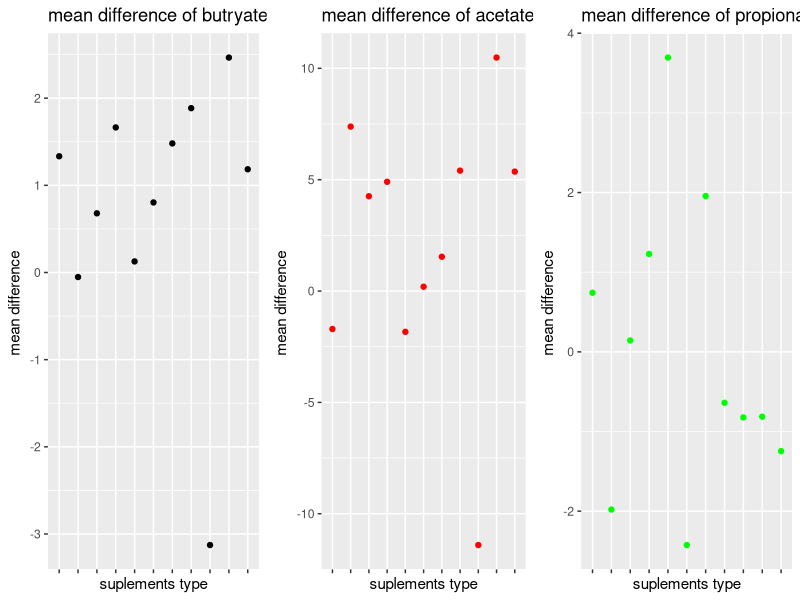
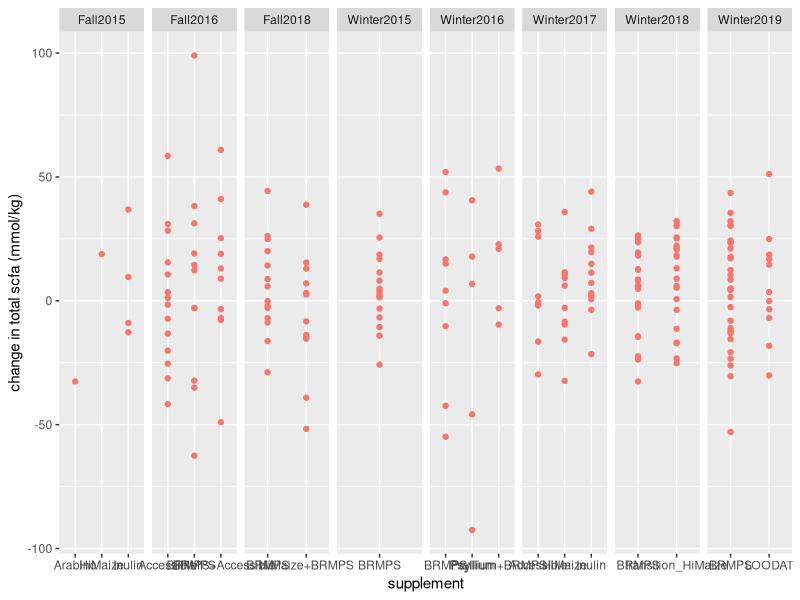
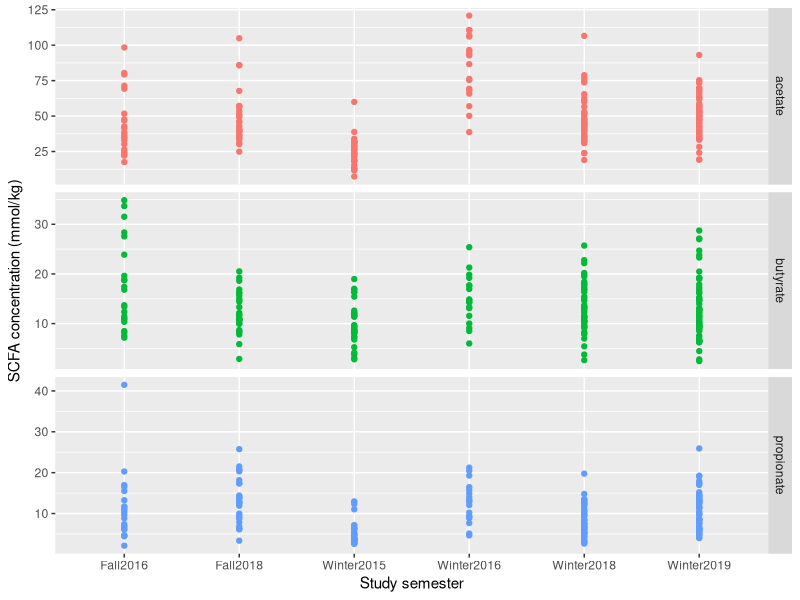

R code for these plots, in order: (Note: this script raises an error after producing the figures.)
## ---- chunk 1
knitr::opts_chunk$set(echo = TRUE)
knitr::opts_knit$set(root.dir = "~/Documents/UMich_Bio201_F19/")
## ---- chunk 2
library(tidyverse)
library(readxl)
library(cowplot)
set.seed(7)
## ---- chunk 3
scfa_data <- read_delim(file = "Lab3/curated_data/scfa_indv_qc.txt",
                        delim = "\t", col_names = TRUE, trim_ws = TRUE, 
                        na = c("", "NA")) 
scfa_wkly_qc2 <- read_delim(file="Lab3/curated_data/scfa_wkly_qc2.txt",  delim = "\t", col_names = TRUE, trim_ws = TRUE, 
                        na = c("", "NA")) %>%
  rename_all(tolower)

## ---- chunk 4
scfa_data %>%
  group_by(semester) %>%
  summarize(mean_butyrate = mean(butyrate_mmol_kg, na.rm = TRUE))
## ---- chunk 5
scfa_data %>%
  group_by(semester, supplement_consumed) %>%
  summarize(mean_butyrate = mean(butyrate_mmol_kg))
## ---- chunk 6
scfa_data %>%
  #filter(!is.na(butyrate_mmol_kg)) %>%
  group_by(semester, supplement_consumed) %>%
  summarize(mean_butyrate = mean(butyrate_mmol_kg, na.rm = TRUE))
## ---- chunk 7
scfa_data %>%
  filter(!is.na(butyrate_mmol_kg)) %>%
  group_by(semester, supplement_consumed) %>%
  summarize(mean_butyrate = mean(butyrate_mmol_kg)) %>%
  head()
## ---- chunk 8
scfa_data %>%
 filter(!is.na(butyrate_mmol_kg)) %>%
  group_by(semester, supplement_consumed) %>%
  summarize(mean_butyrate = mean(butyrate_mmol_kg), 
            sd_butyrate = sd(butyrate_mmol_kg), 
            n_butyrate = n())
## ---- chunk 9
scfa_data %>%
  filter(!is.na(butyrate_mmol_kg)) %>%
  group_by(semester, supplement_consumed) %>%
  summarize(mean_butyrate = mean(butyrate_mmol_kg), 
            sd_butyrate = sd(butyrate_mmol_kg), 
            n_butyrate = n()) %>%
  arrange(-mean_butyrate) #drop "-" to put lowest first 
## ---- chunk 10
# write code here
scfa_data %>%
  group_by(semester, supplement_consumed) %>%
  summarize(mean_butyrate = mean(butyrate_mmol_kg, na.rm = TRUE), mean_acetate = mean (acetate_mmol_kg, na.rm = TRUE), mean_propionate = mean(propionate_mmol_kg, na.rm = TRUE))

## ---- chunk 11
scfa_wkly_qc2 %>%
  spread(key = study_week, value = butyrate_mean)
## ---- chunk 12
scfa_wkly_qc2 %>%
  select(participant_id, semester, supplement_consumed, study_week, butyrate_mean) %>% #keep only columns of interest
  filter(study_week == "week1" | study_week == "week3") %>% #keep only weeks of interest
  spread(study_week, butyrate_mean) #widen data frame
## ---- chunk 13
butyrate_wide <- scfa_wkly_qc2 %>%
  select(participant_id, semester, supplement_consumed, study_week, butyrate_mean) %>% #drop extra columns
  filter(study_week == "week1" | study_week == "week3") %>% #drop extra weeks
  spread(study_week, butyrate_mean) %>% #convert to wide format
  na.omit(week1, week3) %>% #drop NAs from select columns
  mutate(delta_butyrate = week3 - week1) #calculate difference 

head(butyrate_wide)
## ---- chunk 14
# copy+paste and edit code chunk for acetate
acetate_wide <- scfa_wkly_qc2 %>%
  select(participant_id, semester, supplement_consumed, study_week, acetate_mean) %>% 
  filter(study_week == "week1" | study_week == "week3") %>% 
  spread(study_week, acetate_mean) %>% 
  na.omit(week1, week3) %>% 
  mutate(delta_acetate = week3 - week1) 
head(acetate_wide)
## ---- chunk 15
# copy+paste and edit code chunk for propionate
propionate_wide <- scfa_wkly_qc2 %>%
  select(participant_id, semester, supplement_consumed, study_week, propionate_mean) %>% 
  filter(study_week == "week1" | study_week == "week3") %>% 
  spread(study_week, propionate_mean) %>% 
  na.omit(week1, week3) %>% 
  mutate(delta_propionate = week3 - week1) 
head(propionate_wide)
## ---- chunk 16
# write code here
mean_but<- butyrate_wide %>%
group_by(supplement_consumed) %>%
summarise(mean_difference_but = mean(delta_butyrate))
## ---- chunk 17
# copy+paste and edit code chunk for acetate
mean_act <- acetate_wide %>%
group_by(supplement_consumed) %>%
summarise(mean_difference_ace = mean(delta_acetate))

## ---- chunk 18
# copy+paste and edit code chunk for propionate
mean_prop  <- propionate_wide %>%
group_by(supplement_consumed) %>%
summarise(mean_difference_prop = mean(delta_propionate))
## ---- chunk 19
# copy+paste and edit code chunks for plots
plot_f_but <- mean_but %>%
   ggplot(aes(x = supplement_consumed, 
             y = mean_difference_but)) +
    geom_point(color = "black") +
    labs(title = "mean difference of butryate",
         x = "suplements type",
         y = "mean difference ") +
    theme(axis.text.x = element_blank(),
          legend.position = "none")

plot_f_act <- mean_act  %>%
   ggplot(aes(x = supplement_consumed, 
             y = mean_difference_ace)) +
    geom_point(color = "red") +
    labs(title = "mean difference of acetate",
         x = "suplements type",
         y = "mean difference ") +
    theme(axis.text.x = element_blank(),
          legend.position = "none")

plot_f_prop <- mean_prop %>%
   ggplot(aes(x = supplement_consumed, 
             y = mean_difference_prop)) +
    geom_point(color = "green") +
    labs(title = "mean difference of propionate",
         x = "suplements type",
         y = "mean difference ") +
    theme(axis.text.x = element_blank(),
          legend.position = "none")
plot_grid(plot_f_but, plot_f_act, plot_f_prop,
          nrow = 1, ncol = 3)
plot_grid
## ---- chunk 20
nrow(acetate_wide) #rows in data frame
n_distinct(acetate_wide$participant_id) #number of participants, should equal number rows

nrow(butyrate_wide) 
n_distinct(butyrate_wide$participant_id) 

nrow(propionate_wide)
n_distinct(propionate_wide$participant_id)
## ---- chunk 21
# execute join
join1 <- inner_join(acetate_wide, butyrate_wide,
                    by = c("participant_id", "semester", "supplement_consumed"))
# check results
nrow(join1)
n_distinct(join1$participant_id)
# check column names
colnames(join1)
## ---- chunk 22
# rename columns in butyrate df
butyrate_wide <- butyrate_wide %>%
  rename(but_wk1 = week1,
         but_wk3 = week3)

# rename columns in acetate df 
acetate_wide <- acetate_wide %>%
  rename(ace_wk1 = week1,
         ace_wk3 = week3)

# execute join
join2 <- full_join(acetate_wide, butyrate_wide,
                    by = c("participant_id", "semester", "supplement_consumed"))

# check results 
nrow(join2)
n_distinct(join2$participant_id)
colnames(join2)
## ---- chunk 23
# rename columns in propionate df 
propionate_wide <- propionate_wide %>%
  rename(pro_wk1 = week1,
         pro_wk3 = week3)

# execute join
join3 <- inner_join(acetate_wide, butyrate_wide,
                   by = c("participant_id", "semester", "supplement_consumed")) %>%
  full_join(propionate_wide, 
            by = c("participant_id", "semester", "supplement_consumed"))

# check results 
nrow(join3)
n_distinct(join3$participant_id)
colnames(join3)
## ---- chunk 24
# write code here
total_scfas <- join3 %>%
  mutate(totl_wk1 = ace_wk1 + but_wk1 + pro_wk1, totl_wk3 = ace_wk3 + but_wk3 + pro_wk3) %>% 
  na.omit(delta_acetate, delta_butyrate, delta_propionate) %>%
  mutate(totldif = delta_acetate+ delta_butyrate + delta_propionate) 

## ---- chunk 25
# write code here
plot_tscfa <- total_scfas %>%
ggplot(aes(x = supplement_consumed, 
             y = totldif, 
              supplement_consumed, semester)) +
  geom_point(aes(color = "totldif")) +
  facet_grid(~semester, scales = "free")+
  labs(x = "supplement",
       y = "change in total scfa (mmol/kg)") +
    theme(legend.position = "none")

plot_tscfa
## ---- chunk 26
total_scfas %>%
  select(-ends_with("_wk1"), -ends_with("_wk3")) %>%
rename(acetate = delta_acetate,
         butyrate = delta_butyrate, 
         propionate = delta_propionate, 
         total = totldif) %>% 
  gather(key = SCFA, value = wkly_diff,
         acetate, butyrate, propionate, total)

## ---- chunk 27
total_scfas %>%
  select(-starts_with("delta_")) %>%
  gather(key = SCFA_wk, value = SCFA_concentration,
         ace_wk1, ace_wk3, but_wk1, but_wk3, pro_wk1, pro_wk3, totl_wk1, totl_wk3)
## ---- chunk 28
# acetate long
ace_long <- total_scfas %>%
  #drop diff columns & extra SCFAs
  select(-starts_with("delta_"), -starts_with("but_"), -starts_with("pro_"), -starts_with("total")) %>% 
  rename(week1 = ace_wk1,
         week3 = ace_wk3) %>% #convert weeks to consistent format for join
  gather(key = study_week, value = acetate, week1, week3)


## ---- chunk 29
# copy+paste and edit code here to create but_long
but_long <- total_scfas %>%
select(-starts_with("delta_"), -starts_with("ace_"), -starts_with("pro_"), -starts_with("total")) %>% 
rename(week1 = but_wk1,
      week3 = but_wk3) %>%
    gather(key = study_week, value = butyrate, week1, week3)

## ---- chunk 30
# copy+paste and edit code here to create pro_long
pro_long <- total_scfas %>%
select(-starts_with("delta_"), -starts_with("ace_"), -starts_with("but_"), -starts_with("total")) %>% 
rename(week1 = pro_wk1,
      week3 = pro_wk3) %>%
    gather(key = study_week, value = propionate, week1, week3)

## ---- chunk 31
nrow(ace_long)
n_distinct(ace_long$participant_id)
colnames(ace_long)
nrow(pro_long)
n_distinct(pro_long$participant_id)
colnames(pro_long)
nrow(but_long)
n_distinct(but_long$participant_id)
colnames(but_long)

scfa_long <- inner_join(ace_long, pro_long, 
                    by = c("participant_id", "semester", "supplement_consumed", "totl_wk1", "totl_wk3", "totldif", "study_week"))  %>%
inner_join(but_long,
           by = c("participant_id", "semester", "supplement_consumed", "totl_wk1", "totl_wk3", "totldif", "study_week"))

## ---- chunk 32
scfa_long <- scfa_long %>%
  gather(key = scfa, value = concentration_mmol_kg,
         acetate, butyrate, propionate)
## ---- chunk 33
# copy+paste and edit code here
wkly_means <- scfa_long %>%
group_by(participant_id,study_week, semester, supplement_consumed, scfa) %>%
  summarize(meanwkly= mean(concentration_mmol_kg))
## ---- chunk 34
p1 <- wkly_means %>%
  filter(supplement_consumed == "BRMPS") %>% 
  ggplot(aes(x = semester, y = meanwkly, scfa)) +
  geom_point(aes(color = scfa)) +
  facet_grid(scfa~., scales = "free") + 
  ylab("SCFA concentration (mmol/kg)") +
  xlab("Study semester") +
  theme(legend.position = "none")
p1
## ---- chunk 35
write_delim(total_scfas, path = "Lab4/curated_data/total_scfas_wide.txt", delim = "\t")
## ---- chunk 36
# for data frames:
write_delim(wkly_means, path = "Lab4/curated_data/wkly_means_long.txt", delim = "\t") 
write_delim(scfa_long, path = "Lab4/curated_data/scfa_long.txt", delim = "\t") 

# for plots:
save_plot(filename = "Lab4/figures/p1_plot.pdf",
          plot = p1,
          nrow = 3, ncol = 4, 
          base_aspect_ratio = 1.1)
save_plot(filename = "Lab4/figures/plot_tscfa.pdf", 
          plot=plot_tscfa,
           nrow = 3, ncol = 6, 
          base_aspect_ratio = 1.1)
## ---- chunk 37
# import pH data
pH_data <- read_delim(file = "Lab4/raw_data/pH_indv.txt",
                        delim = "\t", col_names = TRUE, trim_ws = TRUE, 
                        na = c("", "NA")) %>%
  rename_all(tolower)

# filter to remove bad measurements based on outside list
pH_bad <- read_delim(file = "Lab4/raw_data/pH_bad.txt",
                        delim = "\t", col_names = TRUE, trim_ws = TRUE, 
                        na = c("", "NA")) %>% #import list of samples with date discrepencies 
  rename_all(tolower)

pH_qc <- pH_data %>%
  filter(!sample_id %in% pH_bad$sample_id) %>% #drop samples in bad list
  group_by(participant_id, study_week) %>%
  summarise(wkly_avg_ph = mean(ph)) #calculate weekly average
dim(pH_qc)
## ---- chunk 38
# import BSS
BSS_data <- read_delim(file = "Lab4/raw_data/BSS_indv.txt",
                        delim = "\t", col_names = TRUE, trim_ws = TRUE, 
                        na = c("", "NA")) %>%
  rename_all(tolower)

BSS_qc <- BSS_data %>%
  filter(bristol_numeric >= 1 & bristol_numeric <= 7) %>% #filter to remove measurements outside of scale
  group_by(participant_id, study_week) %>%
  summarise(wkly_avg_bss = mean(bristol_numeric)) #calculate weekly average 
dim(BSS_qc)
## ---- chunk 39
pH_BSS_wkly <- full_join(pH_qc, BSS_qc,
                    by = c("participant_id","study_week")) %>%
  mutate(wkly_avg_bss= round(wkly_avg_bss , digits=2), wkly_avg_ph = round(wkly_avg_ph, digits = 2)) #round avgs to reflect sig figs
## ---- chunk 40
dim(pH_BSS_wkly)
## ---- chunk 41
write_delim(pH_BSS_wkly, path = "Lab4/curated_data/pH_BSS_wkly.txt", delim = "\t")
